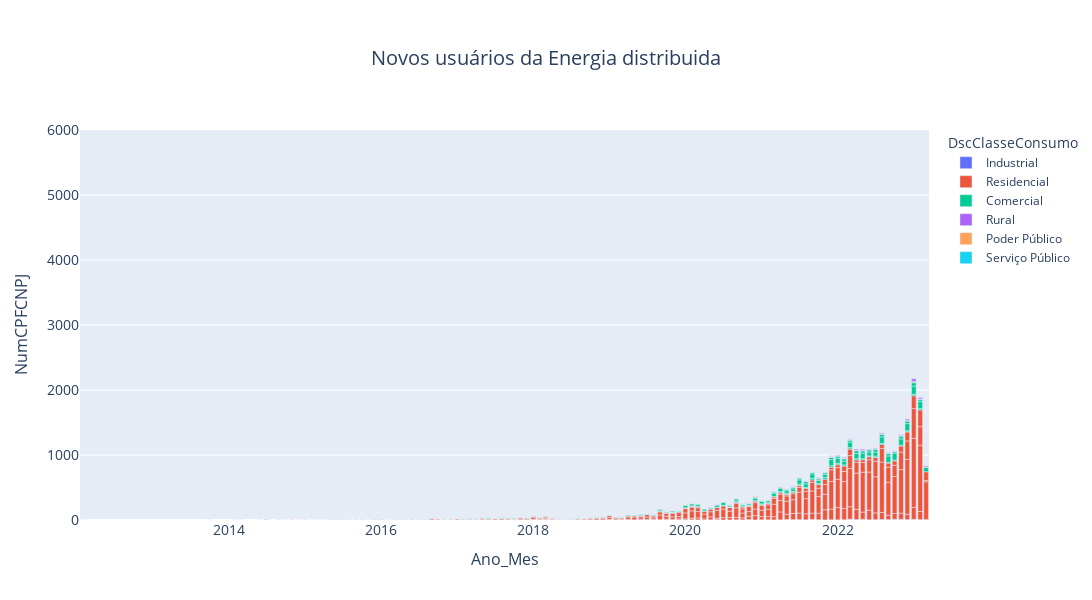

Notebook cell for this chart:
### Markdown cell above
##### #_____________________GRÁFICOS DO app.py, MUITO CUIDADO!____________________#

### Code cell
# O gráfico 1 mostra a evolução temporal do Total Mensal de Empreendimentos por Estado e por Classe de Consumo;

    # OBS1: estados com menos de 10 empreendimentos foram excluídos do gráfico;
    # OBS2: os dados de 2023 representam um corte até hoje


# agrupa os dados
counts = df_clean.groupby(['Ano_Mes', 'SigUF', 'DscClasseConsumo']).agg({'NumCPFCNPJ': 'nunique'}).reset_index()

# Cria uma lista com as opções de SigUF para dropdown
sigufs = df_clean['SigUF'].unique()

# cria o gráfico de áreas empilhadas

fig_3 = px.bar(counts, x="Ano_Mes", y="NumCPFCNPJ", color="DscClasseConsumo", title="Novos usuários da rede distribuida")

# estilo do grafico
fig_3.update_layout(
    width=1200,
    height=600,
    xaxis_title='Ano_Mes',
    xaxis_title_font_size=16,
    xaxis_tickfont_size=14,
    yaxis_title='NumCPFCNPJ',
    yaxis_title_font_size=16,
    yaxis_tickfont_size=14,
    title='Novos usuários da Energia distribuida',
    title_font_size=20,
    title_x=.5,
    margin=dict(t=130)
)


fig_3.update_yaxes(range=[0, 6000])

### Figure 1 — Plotly figure (JSON) as saved in the notebook; plotly's stock layout.template omitted (floating-point values rounded to 4 significant figures; data arrays with more than 128 entries replaced by an {"elided": "..."} marker saying what was removed)
{"data": [{"alignmentgroup": "True", "hovertemplate": "DscClasseConsumo=Industrial<br>Ano_Mes=%{x}<br>NumCPFCNPJ=%{y}<extra></extra>", "legendgroup": "Industrial", "marker": {"color": "#636efa", "pattern": {"shape": ""}}, "name": "Industrial", "offsetgroup": "Industrial", "orientation": "v", "showlegend": true, "textposition": "auto", "type": "bar", "x": ["2012-02", "2014-09", "2016-05", "2016-07", "2016-11", "2016-12", "2017-01", "2017-10", "2018-01", "2018-02", "2018-03", "2018-05", "2018-06", "2018-08", "2018-10", "2018-10", "2018-11", "2019-01", "2019-02", "2019-03", "2019-04", "2019-07", "2019-08", "2019-09", "2019-10", "2019-10", "2019-11", "2019-12", "2020-01", "2020-01", "2020-02", "2020-03", "2020-03", "2020-04", "2020-05", "2020-05", "2020-06", "2020-06", "2020-06", "2020-08", "2020-09", "2020-10", "2020-10", "2020-11", "2020-11", "2020-11", "2020-12", "2021-01", "2021-02", "2021-02", "2021-03", "2021-04", "2021-04", "2021-05", "2021-05", "2021-05", "2021-06", "2021-06", "2021-06", "2021-07", "2021-07", "2021-08", "2021-08", "2021-09", "2021-09", "2021-09", "2021-10", "2021-10", "2021-11", "2021-12", "2021-12", "2021-12", "2022-01", "2022-01", "2022-02", "2022-02", "2022-03", "2022-03", "2022-03", "2022-04", "2022-04", "2022-05", "2022-05", "2022-06", "2022-06", "2022-07", "2022-07", "2022-08", "2022-08", "2022-09", "2022-09", "2022-10", "2022-10", "2022-11", "2022-11", "2022-11", "2022-12", "2022-12", "2022-12", "2023-01", "2023-01", "2023-01", "2023-02", "2023-02", "2023-02", "2023-03", "2023-03"], "xaxis": "x", "y": [1, 1, 1, 1, 1, 1, 1, 1, 1, 1, 3, 1, 1, 1, 1, 1, 1, 2, 1, 2, 1, 1, 1, 1, 1, 1, 1, 2, 1, 2, 3, 1, 1, 1, 1, 2, 1, 4, 1, 1, 3, 1, 1, 1, 3, 2, 1, 3, 2, 1, 1, 1, 2, 1, 4, 3, 1, 2, 2, 5, 1, 2, 1, 1, 5, 3, 1, 4, 1, 1, 2, 1, 1, 2, 3, 1, 1, 9, 4, 1, 6, 7, 3, 1, 2, 4, 1, 3, 5, 3, 3, 9, 3, 2, 7, 2, 1, 3, 2, 4, 5, 1, 1, 4, 1, 6, 1], "yaxis": "y"}, {"alignmentgroup": "True", "hovertemplate": "DscClasseConsumo=Residencial<br>Ano_Mes=%{x}<br>NumCPFCNPJ=%{y}<extra></extra>", "legendgroup": "Residencial", "marker": {"color": "#EF553B", "pattern": {"shape": ""}}, "name": "Residencial", "offsetgroup": "Residencial", "orientation": "v", "showlegend": true, "textposition": "auto", "type": "bar", "x": {"elided": "334 str values"}, "xaxis": "x", "y": {"elided": "334 int values"}, "yaxis": "y"}, {"alignmentgroup": "True", "hovertemplate": "DscClasseConsumo=Comercial<br>Ano_Mes=%{x}<br>NumCPFCNPJ=%{y}<extra></extra>", "legendgroup": "Comercial", "marker": {"color": "#00cc96", "pattern": {"shape": ""}}, "name": "Comercial", "offsetgroup": "Comercial", "orientation": "v", "showlegend": true, "textposition": "auto", "type": "bar", "x": {"elided": "280 str values"}, "xaxis": "x", "y": {"elided": "280 int values"}, "yaxis": "y"}, {"alignmentgroup": "True", "hovertemplate": "DscClasseConsumo=Rural<br>Ano_Mes=%{x}<br>NumCPFCNPJ=%{y}<extra></extra>", "legendgroup": "Rural", "marker": {"color": "#ab63fa", "pattern": {"shape": ""}}, "name": "Rural", "offsetgroup": "Rural", "orientation": "v", "showlegend": true, "textposition": "auto", "type": "bar", "x": {"elided": "129 str values"}, "xaxis": "x", "y": {"elided": "129 int values"}, "yaxis": "y"}, {"alignmentgroup": "True", "hovertemplate": "DscClasseConsumo=Poder Público<br>Ano_Mes=%{x}<br>NumCPFCNPJ=%{y}<extra></extra>", "legendgroup": "Poder Público", "marker": {"color": "#FFA15A", "pattern": {"shape": ""}}, "name": "Poder Público", "offsetgroup": "Poder Público", "orientation": "v", "showlegend": true, "textposition": "auto", "type": "bar", "x": ["2016-07", "2017-02", "2017-04", "2017-05", "2017-07", "2017-08", "2017-08", "2017-09", "2017-12", "2018-02", "2018-10", "2019-01", "2019-03", "2019-04", "2019-05", "2019-07", "2019-09", "2019-11", "2019-12", "2020-01", "2020-01", "2020-02", "2020-03", "2020-04", "2020-06", "2020-06", "2020-07", "2020-09", "2020-10", "2020-11", "2020-11", "2020-12", "2020-12", "2021-01", "2021-01", "2021-02", "2021-02", "2021-04", "2021-04", "2021-05", "2021-07", "2021-08", "2021-08", "2021-09", "2021-10", "2021-10", "2021-11", "2021-11", "2021-11", "2021-12", "2022-01", "2022-01", "2022-02", "2022-04", "2022-04", "2022-04", "2022-05", "2022-06", "2022-06", "2022-07", "2022-07", "2022-08", "2022-08", "2022-08", "2022-09", "2022-09", "2022-10", "2022-11", "2022-11", "2022-12", "2023-01", "2023-02", "2023-02", "2023-02"], "xaxis": "x", "y": [1, 1, 1, 1, 1, 1, 1, 1, 1, 1, 1, 1, 1, 1, 1, 1, 1, 1, 1, 2, 2, 1, 2, 2, 1, 1, 2, 2, 2, 2, 2, 9, 1, 4, 1, 2, 4, 2, 1, 1, 1, 3, 1, 2, 1, 3, 1, 2, 1, 1, 1, 1, 1, 1, 1, 1, 1, 1, 2, 2, 1, 1, 3, 1, 2, 1, 1, 1, 1, 3, 1, 3, 1, 1], "yaxis": "y"}, {"alignmentgroup": "True", "hovertemplate": "DscClasseConsumo=Serviço Público<br>Ano_Mes=%{x}<br>NumCPFCNPJ=%{y}<extra></extra>", "legendgroup": "Serviço Público", "marker": {"color": "#19d3f3", "pattern": {"shape": ""}}, "name": "Serviço Público", "offsetgroup": "Serviço Público", "orientation": "v", "showlegend": true, "textposition": "auto", "type": "bar", "x": ["2019-01", "2020-04", "2021-03", "2021-06"], "xaxis": "x", "y": [1, 1, 1, 1], "yaxis": "y"}], "layout": {"barmode": "relative", "height": 600, "legend": {"title": {"text": "DscClasseConsumo"}, "tracegroupgap": 0}, "margin": {"t": 130}, "title": {"font": {"size": 20}, "text": "Novos usuários da Energia distribuida", "x": 0.5}, "width": 1200, "xaxis": {"anchor": "y", "domain": [0, 1], "tickfont": {"size": 14}, "title": {"font": {"size": 16}, "text": "Ano_Mes"}}, "yaxis": {"anchor": "x", "domain": [0, 1], "range": [0, 6000], "tickfont": {"size": 14}, "title": {"font": {"size": 16}, "text": "NumCPFCNPJ"}}}}
